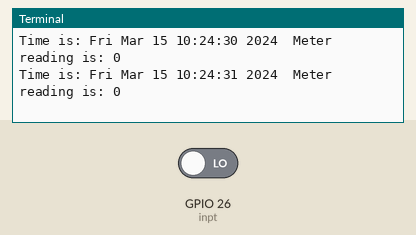
Simulated run of this program. Board: Raspberry Pi (BCM pin numbers). Shown: the last lines printed to the terminal. The inputs (shaded band) are chosen by the test bench; at power-on: GPIO 26 (inpt) LOW. The clock reads 2024-03-15 10:24:30 at power-on unless the program sets it.

Above: at 1.2 s.
1.3 s: GPIO 26 (inpt) driven HIGH
At 2.3 s:
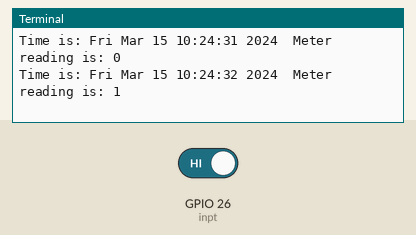
2.8 s: GPIO 26 (inpt) driven LOW
At 3.8 s:
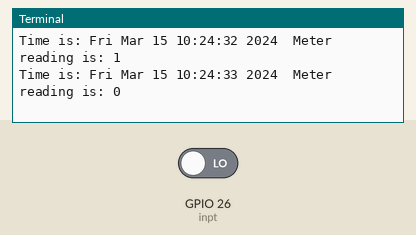
Timing chart, 0 to 5.8 s (numbered marks = the images above; inputs shaded):
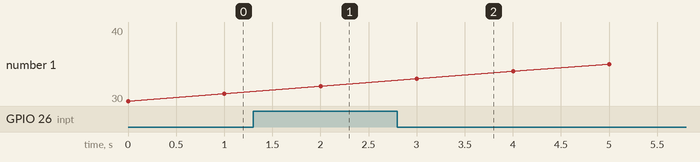

The program:

flowtest.py
```python
#!/usr/bin/python
#--------------------------------------
#
#
#
#
#--------------------------------------
import time
import RPi.GPIO as GPIO
import time,sys, datetime


GPIO.setmode(GPIO.BCM)
inpt = 26
GPIO.setup(inpt,GPIO.IN)

while True:
	new_input = GPIO.input(inpt)
	print("Time is: " + time.asctime(time.localtime()) + "  Meter reading is: " + str(new_input))
	time.sleep(1)
```

Measured:
- after the input at 1.3 s, the terminal: prints a new line after 0.70 s (image 1)
- after the input at 2.8 s, the terminal: prints a new line after 0.20 s (image 2)
